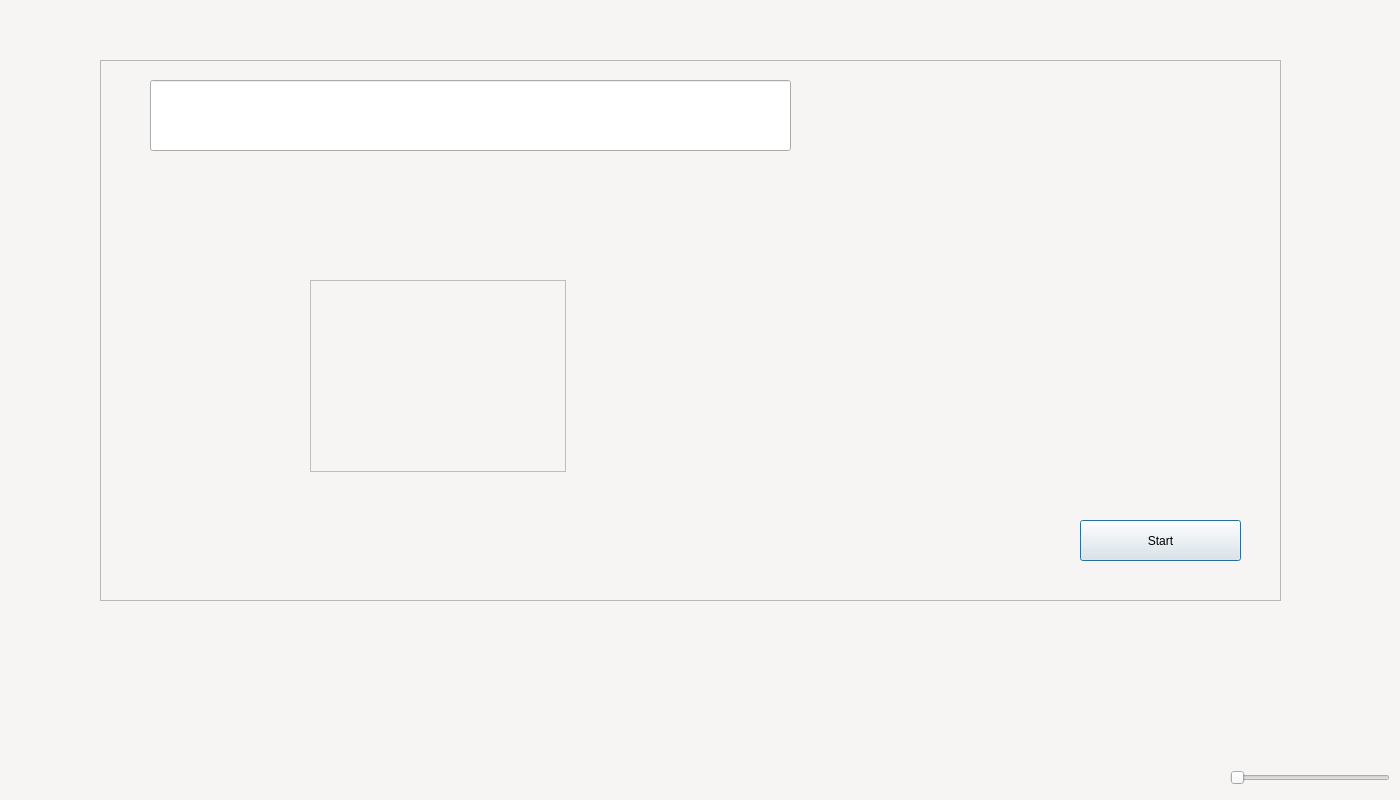
<?xml version="1.0" encoding="UTF-8"?>
<ui version="4.0">
 <class>Create</class>
 <widget class="QDialog" name="Create">
  <property name="geometry">
   <rect>
    <x>0</x>
    <y>0</y>
    <width>1400</width>
    <height>800</height>
   </rect>
  </property>
  <property name="windowTitle">
   <string>Dialog</string>
  </property>
  <widget class="QLabel" name="fondo2">
   <property name="geometry">
    <rect>
     <x>0</x>
     <y>0</y>
     <width>1400</width>
     <height>800</height>
    </rect>
   </property>
   <property name="styleSheet">
    <string notr="true">background-color: rgb(246, 245, 244);</string>
   </property>
   <property name="text">
    <string/>
   </property>
  </widget>
  <widget class="QSlider" name="slider2">
   <property name="geometry">
    <rect>
     <x>1230</x>
     <y>770</y>
     <width>160</width>
     <height>16</height>
    </rect>
   </property>
   <property name="orientation">
    <enum>Qt::Horizontal</enum>
   </property>
  </widget>
  <widget class="QLabel" name="iconoSonido2">
   <property name="geometry">
    <rect>
     <x>1180</x>
     <y>770</y>
     <width>31</width>
     <height>20</height>
    </rect>
   </property>
   <property name="text">
    <string/>
   </property>
  </widget>
  <widget class="QFrame" name="frame2">
   <property name="geometry">
    <rect>
     <x>100</x>
     <y>60</y>
     <width>1181</width>
     <height>541</height>
    </rect>
   </property>
   <property name="frameShape">
    <enum>QFrame::StyledPanel</enum>
   </property>
   <property name="frameShadow">
    <enum>QFrame::Raised</enum>
   </property>
   <widget class="QLineEdit" name="infoGame">
    <property name="geometry">
     <rect>
      <x>50</x>
      <y>20</y>
      <width>641</width>
      <height>71</height>
     </rect>
    </property>
   </widget>
   <widget class="QListView" name="listView">
    <property name="geometry">
     <rect>
      <x>210</x>
      <y>220</y>
      <width>256</width>
      <height>192</height>
     </rect>
    </property>
    <property name="styleSheet">
     <string notr="true">background-color: rgb(246, 245, 244);</string>
    </property>
   </widget>
   <widget class="QLabel" name="map">
    <property name="geometry">
     <rect>
      <x>720</x>
      <y>20</y>
      <width>131</width>
      <height>71</height>
     </rect>
    </property>
    <property name="text">
     <string/>
    </property>
   </widget>
   <widget class="QWidget" name="verticalLayoutWidget">
    <property name="geometry">
     <rect>
      <x>50</x>
      <y>110</y>
      <width>891</width>
      <height>391</height>
     </rect>
    </property>
    <layout class="QVBoxLayout" name="layout"/>
   </widget>
   <widget class="QPushButton" name="startButton">
    <property name="geometry">
     <rect>
      <x>980</x>
      <y>460</y>
      <width>161</width>
      <height>41</height>
     </rect>
    </property>
    <property name="styleSheet">
     <string notr="true">font: 500 14pt &quot;Ubuntu&quot;;
border-color: rgb(154, 153, 150);</string>
    </property>
    <property name="text">
     <string>Start</string>
    </property>
   </widget>
   <zorder>map</zorder>
   <zorder>infoGame</zorder>
   <zorder>verticalLayoutWidget</zorder>
   <zorder>listView</zorder>
   <zorder>startButton</zorder>
  </widget>
  <zorder>fondo2</zorder>
  <zorder>frame2</zorder>
  <zorder>slider2</zorder>
  <zorder>iconoSonido2</zorder>
 </widget>
 <resources/>
 <connections/>
</ui>
